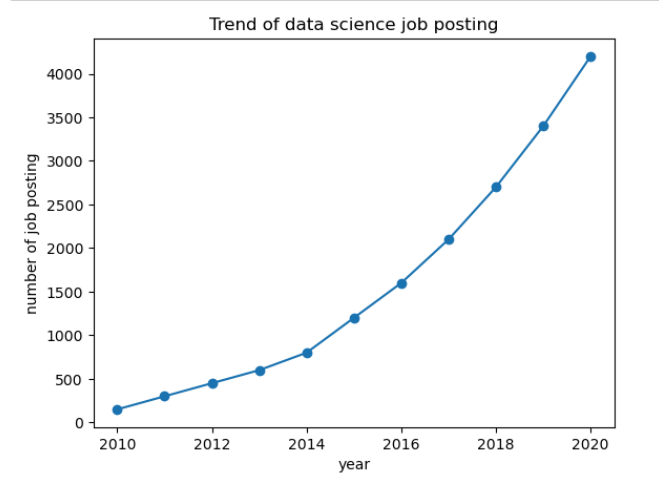

Here is the Python script that generated this plot:
import pandas as pd
import matplotlib.pyplot as plt
data={'year':list(range(2010,2021)),'Job posting':[150,300,450,600,800,1200,1600,2100,2700,3400,4200]}
df=pd.DataFrame(data)
plt.plot(df['year'],df['Job posting'],marker='o')
plt.title('Trend of data science job posting')
plt.xlabel('year')
plt.ylabel('number of job posting')
plt.show()
